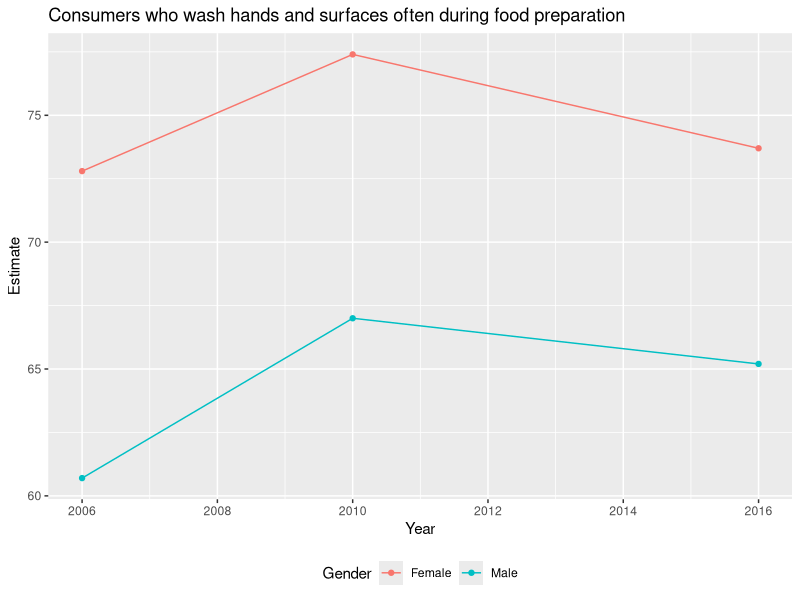

The R source for this figure: (Note: this script raises an error after producing the figure.)
## ---- chunk 1
library(tidyverse)
library(ggplot2)
library(kableExtra)
## ---- chunk 2
# read the CSV file into R
Consumer_preparation<-read.csv("FS-5.1-data.csv",header = TRUE)
# Delete all the footnote information in the initial file
Consumer_preparation<-Consumer_preparation[1:30,]
# remove Geography information,since they are all the same
Consumer_preparation<-Consumer_preparation[,-2]
# I will only keep the estimates and drop the standard error and CI column
Consumer_preparation<-Consumer_preparation[-1,-c(3,4,5,7,8,9,11,12,13)]
names(Consumer_preparation)<-c("category","2006","2009-2010","2015-2016")
write.csv(Consumer_preparation,"Consumer_preparation.csv", row.names = FALSE)
gender<-data.frame("Estimate"=c(60.7,67,65.2,72.8,77.4,73.7),"Gender"=c("Male","Male","Male","Female","Female","Female"),
                   "Year"=rep(c(2006,2010,2016),2))
ggplot(gender,aes(x=Year,y=Estimate,group=Gender))+
  geom_line(aes(color=Gender))+
  geom_point(aes(color=Gender))+
  theme(legend.position="bottom")+
  ggtitle("Consumers who wash hands and surfaces often during food preparation")
## ---- chunk 3
# read the CSV file into R
Consumer_refrigerate<-read.csv("FS5.4.csv",header = TRUE)
# Delete all the footnote information in the initial file
Consumer_refrigerate<-Consumer_refrigerate[1:30,]
# remove Geography information,since they are all the same
Consumer_refrigerate<-Consumer_refrigerate[,-2]
# I will only keep the estimates and drop the standard error and CI column
Consumer_refrigerate<-Consumer_refrigerate[-1,-c(3,4,5,7,8,9,11,12,13)]
names(Consumer_refrigerate)<-c("category","2006","2009-2010","2015-2016")
write.csv(Consumer_refrigerate,"Consumer_refrigerate.csv", row.names = FALSE)
refr<data.frame("Education"=rep(c(Consumer_refrigerate[20:23,1]),3),"Estimate"=c(Consumer_refrigerate[20:23,2],
Consumer_refrigerate[20:23,3],Consumer_refrigerate[20:23,4]),"Year"=rep(c(2006,2010,2016),4))

ggplot(refr,aes(x=Year,y=Estimate,group=Education))+
  geom_line(aes(color=Education))+
  geom_point(aes(color=Education))+
  theme(legend.position="bottom")+
  ggtitle("Consumers who refrigerate foods promptly by Education")

ref<data.frame("Income"=rep(c(Consumer_refrigerate[25:29,1]),3),"Estimate"=c(Consumer_refrigerate[25:29,2],
Consumer_refrigerate[25:29,3],Consumer_refrigerate[25:29,4]),"Year"=rep(c(2006,2010,2016),5))

ggplot(ref,aes(x=Year,y=Estimate,group=Income))+
  geom_line(aes(color=Income))+
  geom_point(aes(color=Income))+
  theme(legend.position="bottom")+
  ggtitle("Consumers who refrigerate foods promptly by family income (percent)")
